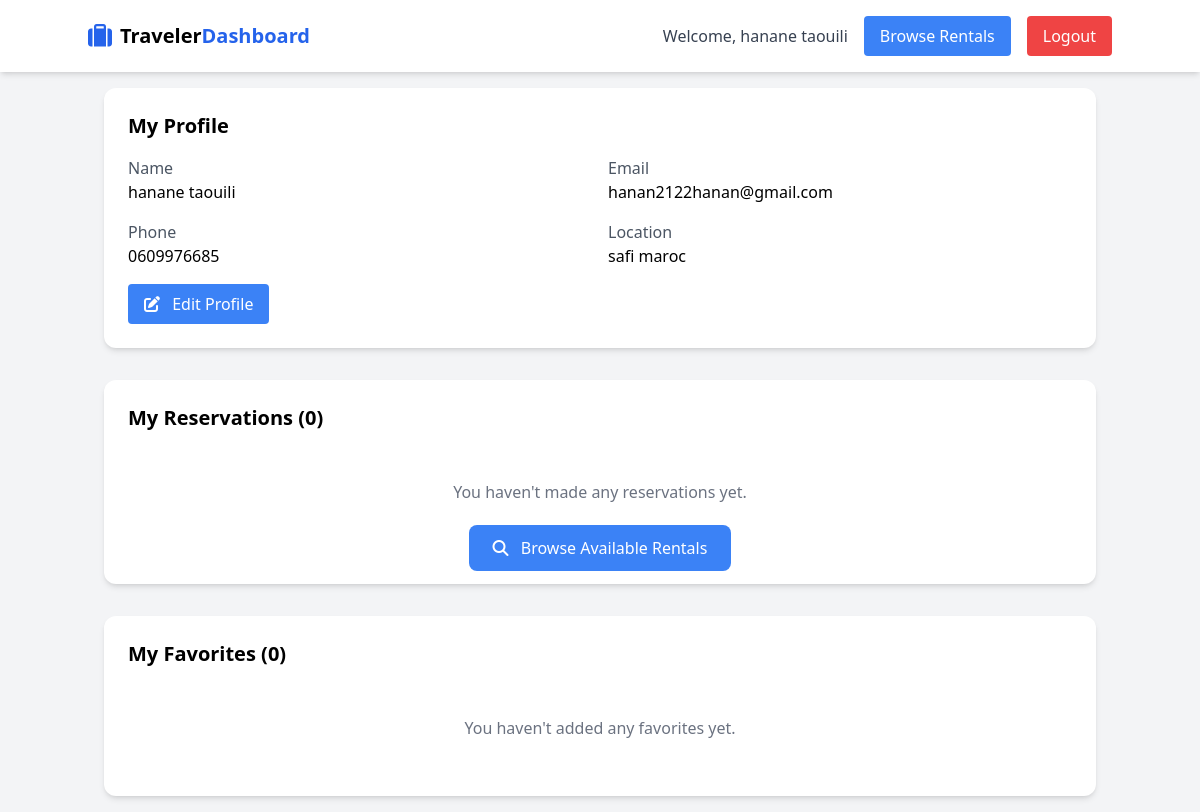
The page /dashboard/dashboardVoyageur.php (signed in) on the database its author committed.
### tables this page shows
CREATE TABLE users (
    user_id INT PRIMARY KEY AUTO_INCREMENT,
    email VARCHAR(180) UNIQUE NOT NULL,
    password VARCHAR(255) NOT NULL,
    first_name VARCHAR(100) NOT NULL,
    last_name VARCHAR(100) NOT NULL,
    phone VARCHAR(20),
    location VARCHAR(50) NOT NULL,
    role ENUM('voyageur', 'hote', 'admin') DEFAULT 'voyageur',
    is_active BOOLEAN DEFAULT TRUE,
    created_at DATETIME DEFAULT CURRENT_TIMESTAMP
);

### classes/User.php (called while the page is built, shortened)
<?php
require_once __DIR__ . '/../config/Database.php';
class User {
    public static function getById(int $userId): ?array {
        try {
            $db = Database::getInstance()->getConnection();
            $sql = "SELECT * FROM users WHERE user_id = :user_id";
            $stmt = $db->prepare($sql);
            $stmt->execute([':user_id' => $userId]);
            $user = $stmt->fetch();
            return $user ? $user : null;
        } catch (PDOException $e) {
            error_log("User getById error: " . $e->getMessage());
            return null;
        }
    }
}
?>

### classes/Reservation.php (called while the page is built, shortened)
<?php
require_once __DIR__ . '/../config/Database.php';
class Reservation {
    public static function getByVoyageur(int $voyageurId): array {
        try {
            $db = Database::getInstance()->getConnection();
            $sql = "SELECT r.*, l.title, l.imageUrl, u.first_name as hote_first_name, u.last_name as hote_last_name
                    FROM reservation r
                    JOIN logement l ON r.logement_id = l.logement_id
                    JOIN users u ON l.hote_id = u.user_id
                    WHERE r.voyageur_id = :voyageur_id
                    ORDER BY r.created_at DESC";
            $stmt = $db->prepare($sql);
            $stmt->execute([':voyageur_id' => $voyageurId]);
            return $stmt->fetchAll();
        } catch (PDOException $e) {
            error_log("Reservation getByVoyageur error: " . $e->getMessage());
            return [];
        }
    }
}
?>

### config/Database.php (called while the page is built, shortened)
<?php
class Database{
    public static ?Database $instance = null;
    private $pdo;
    private function __construct(){
        try {
            $dsn = "mysql:host=" . self::DB_HOST . ";dbname=" . self::DB_NAME . ";charset=utf8mb4";
            $this->pdo = new PDO($dsn, self::DB_USER, self::DB_PASS);
            $this->pdo->setAttribute(PDO::ATTR_ERRMODE, PDO::ERRMODE_EXCEPTION);
            $this->pdo->setAttribute(PDO::ATTR_DEFAULT_FETCH_MODE, PDO::FETCH_ASSOC);
        } catch (PDOException $e) {
            die("Connection failed: " . $e->getMessage());
        }
    }
    public static function getInstance(){
        if (self::$instance === null){
            self::$instance = new self();
        }
        return self::$instance;
    }
    public function getConnection(){
        return $this->pdo;
    }
}
?>

### classes/Favorites.php (called while the page is built, shortened)
<?php
require_once __DIR__ . '/../config/Database.php';
class Favorites {
    private PDO $db;
    public function __construct() {
        $this->db = Database::getInstance()->getConnection();
    }
    public function getFavorites(int $userId): array {
        try {
            $sql = "SELECT f.*, l.title, l.imageUrl, l.price, l.average_rating, l.capacity, u.first_name as hote_first_name, u.last_name as hote_last_name ,u.location
                    FROM favorites f
                    JOIN logement l ON f.logement_id = l.logement_id
                    JOIN users u ON l.hote_id = u.user_id
                    WHERE f.user_id = :user_id AND l.is_active = TRUE
                    ORDER BY f.created_at DESC";
            $stmt = $this->db->prepare($sql);
            $stmt->execute([':user_id' => $userId]);
            return $stmt->fetchAll();
        } catch (PDOException $e) {
            error_log("Favorites getFavorites error: " . $e->getMessage());
            return [];
        }
    }
}
?>

### dashboard/dashboardVoyageur.php (the view, shortened to what this page needs)
<?php
require_once __DIR__ . '/../classes/Reservation.php';
require_once __DIR__ . '/../classes/Favorites.php';
require_once __DIR__ . '/../classes/User.php';
$userId = $_SESSION['user_id'];
$user = User::getById($userId);
$reservations = Reservation::getByVoyageur($userId);
$favorites = new Favorites();
$favoriteList = $favorites->getFavorites($userId);
?>
<!DOCTYPE html>
<html lang="en">
<head>
    <script src="https://cdn.tailwindcss.com"></script>
    <link rel="stylesheet" href="https://cdnjs.cloudflare.com/ajax/libs/font-awesome/6.4.0/css/all.min.css">
</head>
<body class="bg-gray-100">
    <nav class="bg-white shadow-md py-4 px-6">
        <div class="container mx-auto flex justify-between items-center">
            <a href="#" class="flex items-center space-x-2">
                <i class="fas fa-suitcase text-2xl text-blue-600"></i>
                <span class="text-xl font-bold">Traveler<span class="text-blue-600">Dashboard</span></span>
            </a>
            <div class="flex items-center space-x-4">
                <span class="text-gray-700">Welcome, <?= htmlspecialchars($_SESSION['user_name']) ?></span>
                <a href="../index.php" class="px-4 py-2 bg-blue-500 text-white rounded hover:bg-blue-600">Browse Rentals</a>
                <a href="../auth/logout.php" class="px-4 py-2 bg-red-500 text-white rounded hover:bg-red-600">Logout</a>
            </div>
        </div>
    </nav>
    <div class="container mx-auto p-4">
        <div class="bg-white rounded-xl shadow-md p-6 mb-8">
            <h2 class="text-xl font-bold mb-4">My Profile</h2>
            <div class="grid grid-cols-1 md:grid-cols-2 gap-4">
                <div>
                    <p class="text-gray-600">Name</p>
                    <p class="font-medium"><?= htmlspecialchars($user['first_name'] . ' ' . $user['last_name']) ?></p>
                </div>
                <div>
                    <p class="text-gray-600">Email</p>
                    <p class="font-medium"><?= htmlspecialchars($user['email']) ?></p>
                </div>
                <div>
                    <p class="text-gray-600">Phone</p>
                    <p class="font-medium"><?= htmlspecialchars($user['phone'] ?? 'Not provided') ?></p>
                </div>
                <div>
                    <p class="text-gray-600">Location</p>
                    <p class="font-medium"><?= htmlspecialchars($user['location']) ?></p>
                </div>
            </div>
            <a href="edit_profile.php" class="inline-block mt-4 px-4 py-2 bg-blue-500 text-white rounded hover:bg-blue-600">
                <i class="fas fa-edit mr-2"></i> Edit Profile
            </a>
        </div>
        <div class="bg-white rounded-xl shadow-md p-6 mb-8">
            <h2 class="text-xl font-bold mb-4">My Reservations (<?= count($reservations) ?>)</h2>
            <?php if (empty($reservations)): ?>
                <p class="text-gray-500 text-center py-8">You haven't made any reservations yet.</p>
                <div class="text-center">
                    <a href="../index.php" class="px-6 py-3 bg-blue-500 text-white rounded-lg hover:bg-blue-600">
                        <i class="fas fa-search mr-2"></i> Browse Available Rentals
                    </a>
                </div>
            <?php endif; ?>
        </div>
        <div class="bg-white rounded-xl shadow-md p-6">
            <h2 class="text-xl font-bold mb-4">My Favorites (<?= count($favoriteList) ?>)</h2>
            <?php if (empty($favoriteList)): ?>
                <p class="text-gray-500 text-center py-8">You haven't added any favorites yet.</p>
            <?php endif; ?>
        </div>
    </div>
</body>
</html>

### rows shown on the page
users: first_name+last_name "hanane taouili", email "hanan2122hanan@gmail.com", phone "0609976685", location "safi maroc"

### other values the page prints
$_SESSION['user_name'] "hanane taouili"
count($reservations) "0"
count($favoriteList) "0"
